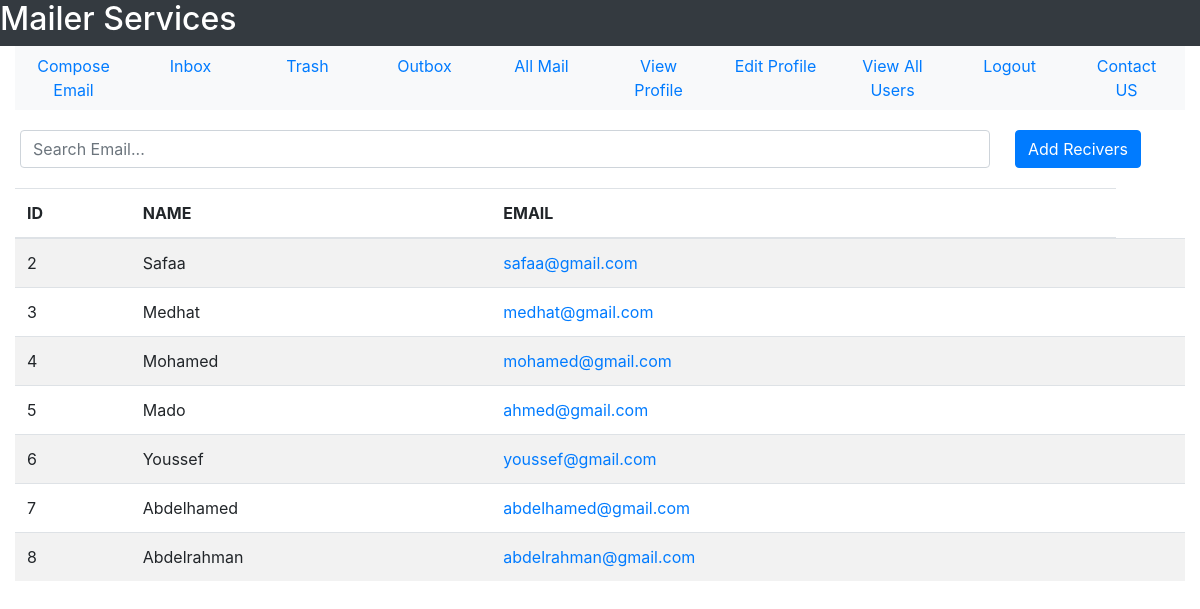
/All-Users (signed in), run on an earlier commit of the app's database.
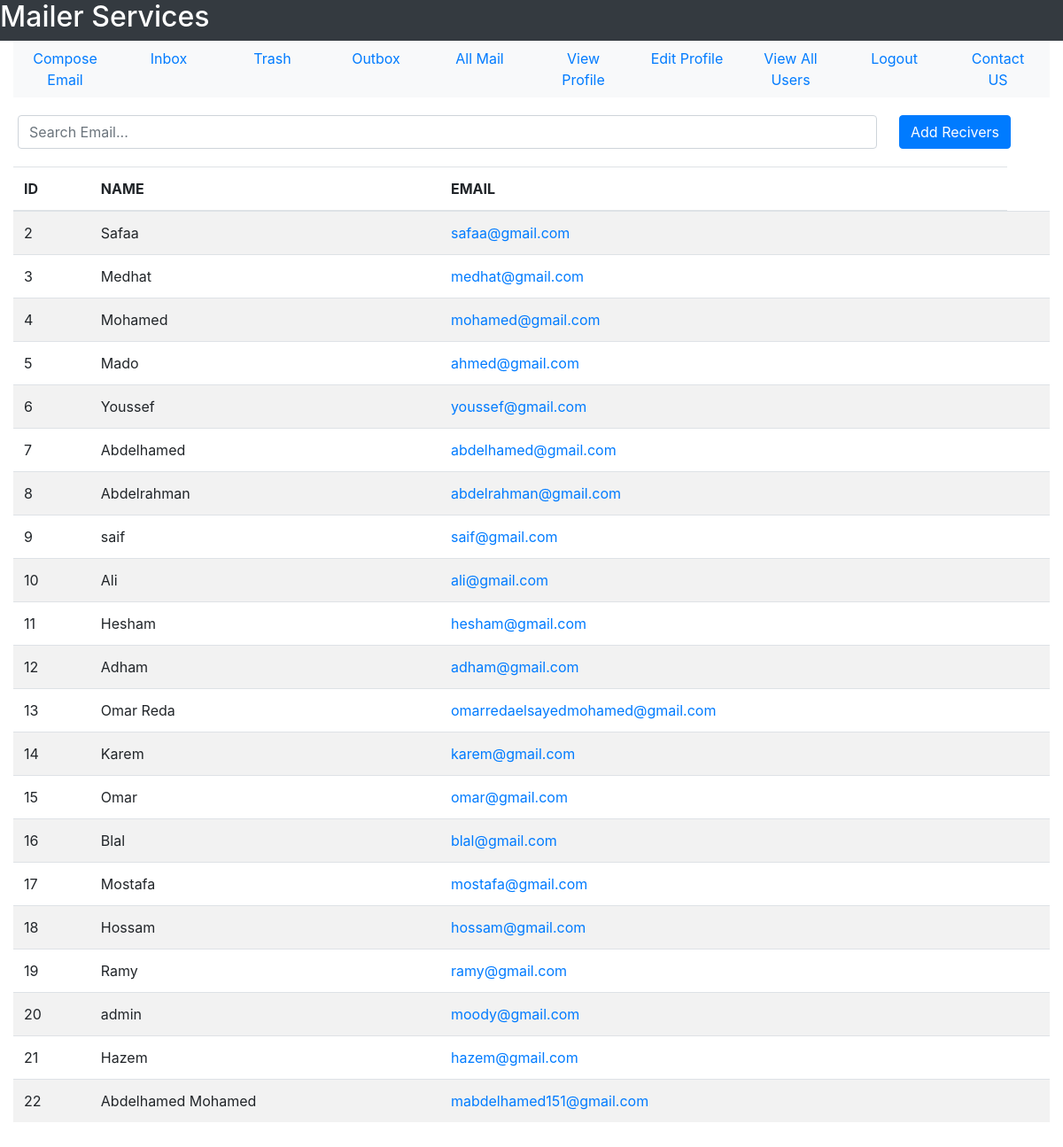
And on a later commit of the database.
### tables this page shows
CREATE TABLE user(user_id INTEGER PRIMARY KEY, user_name TEXT NOT NULL, user_email TEXT NOT NULL, user_password TEXT  NOT NULL, user_gender TEXT NOT NULL, user_date_of_birth TEXT NOT NULL, user_city TEXT NOT NULL, user_country TEXT NOT NULL, user_contact INTEGER, user_account_creation_date TEXT NOT NULL, user_active INTEGER DEFAULT 0 CHECK(user_active == 1 OR user_active == 0), visits INTEGER DEFAULT 0, UNIQUE(user_email));

### User/User_Profile/user.py (the view)
@user_profile_bp.route('/All-Users')
def view_all_users():
    if check_authentication() == False:
        return redirect(url_for('forms_bp.login_form_page'))
    sqlite_connection = sqlite3.connect('Mail_DB.db')
    select_allusers_query = """SELECT user_id , user_name, user_email FROM user WHERE user_id != ?;"""
    allUsers = sqlite_connection.execute(
        select_allusers_query, (get_user_id(session["email"]),)).fetchall()
    sqlite_connection.close()
    return render_template("User_Profile/allUsers.html", allUsers=allUsers, user_mail=session["email"])

### Forms/forms.py (called while the page is built)
def check_authentication():
    if session.get('email') == None:
        return False
    return True

### User/User_Mail/user_mail.py (called while the page is built)
def get_user_id(user_email):
    sqlite_connection = sqlite3.connect('MAIL_DB.db')
    select_user_query = """SELECT user_id FROM user WHERE user_email = ?;"""
    select_user_query_data = (user_email,)
    user_record = sqlite_connection.execute(
        select_user_query, select_user_query_data)
    user_id = 0
    for data in user_record:
        user_id = data[0]
    sqlite_connection.close()
    return user_id

### User/User_Profile/templates/User_Profile/allUsers.html (shortened to what this page needs)
<!DOCTYPE html>
<html lang = "en">
    <head>
        <link rel="stylesheet" href="https://maxcdn.bootstrapcdn.com/bootstrap/4.5.2/css/bootstrap.min.css">
    </head>
    <body>
        <div class = "container-fluid">
        <div class = "row bg-dark text-white">
            <h2>Mailer Services</h2>
        </div>
        <div>
            <ul class = "nav nav-justified bg-light">
                <li class = 'nav-item'>
                    <a href = "{{url_for('user_mail_bp.compose_email')}}" class = 'nav-link'>Compose Email</a>
                </li>
                <li class = 'nav-item'>
                    <a href = "{{url_for('user_mail_bp.see_inbox')}}" class = 'nav-link'>Inbox</a>
                </li>
                <li class = 'nav-item'>
                    <a href = "{{url_for('user_mail_bp.trash')}}" class = 'nav-link'>Trash</a>
                </li>
                <li class = 'nav-item'>
                    <a href = "{{url_for('user_mail_bp.see_outbox')}}" class = 'nav-link'>Outbox</a>
                </li>
                <li class = 'nav-item'>
                    <a href = "{{url_for('user_mail_bp.see_all_mail')}}" class = 'nav-link'>All Mail</a>
                </li>
                <li class = 'nav-item'>
                    <a href = "{{url_for('user_profile_bp.view_profile')}}" class = 'nav-link'>View Profile</a>
                </li>
                <li class = 'nav-item'>
                    <a href = "{{url_for('user_profile_bp.edit_profile_form')}}" class = 'nav-link'>Edit Profile</a>
                </li>
                <li class = 'nav-item'>
                    <a href = "{{url_for('user_profile_bp.view_all_users')}}" class = 'nav-link'>View All Users</a>
                </li>
                <li class = 'nav-item'>
                    <a href = "{{url_for('user_profile_bp.logout')}}" class = 'nav-link'>Logout</a>
                </li>
                <li class = 'nav-item'>
                    <a href = "{{url_for('user_profile_bp.contact_us')}}" class = 'nav-link'>Contact US</a>
                </li>
            </ul>
        </div>
        <div class = "row">
            <div class = "col-10">
                <input type = "text" class = "form-control" id = "userInput" placeholder = "Search Email..." style = "margin-top: 20px;margin-bottom: 20px;">
            </div>
            <div class = "col-2">
                <button class = "btn btn-primary" id = "addReceiversButton" style = "margin-top: 20px;">Add Recivers</button>
            </div>
        </div>
        <table class = "table table-striped">
            <thead>
            <tr>
                <th>ID</th>
                <th>NAME</th>
                <th>EMAIL</th>
            </tr>
            </thead>
            <tbody>
            {%for user in allUsers:%}
                <tr id = "row">
                    <td id = "userID">{{user[0]}}</td>
                    <td id = "userName">{{user[1]}}</td>
                    <td><a id = "userMail" href = "{{url_for('user_mail_bp.compose_to_email', user_mail = user[2])}}">{{user[2]}}</a></td>
                    <td><button class = "btn btn-primary btn-sm" id = "addBtns" style = "display: none;">Add</button></td>
                </tr>
            {%endfor%}
            </tbody>
        </table>
        <div>
        <table style = "height: 100px;">
            <tr>
                <td>
                </td>
                <td>
                </td>
                <td>
                </td>
                <td>
                </td>
                </tr>
        </table>
        </div>
        </div>
    </body>
    </html>

What changed in the data, as far as the page shows it:
added user: user_id "9", user_name "saif", user_email "saif@gmail.com"
added user: user_id "10", user_name "Ali", user_email "ali@gmail.com"
added user: user_id "11", user_name "Hesham", user_email "hesham@gmail.com"
added user: user_id "12", user_name "Adham", user_email "adham@gmail.com"
added user: user_id "13", user_name "Omar Reda", user_email "omarredaelsayedmohamed@gmail.com"
added user: user_id "14", user_name "Karem", user_email "karem@gmail.com"
added user: user_id "15", user_name "Omar", user_email "omar@gmail.com"
added user: user_id "16", user_name "Blal", user_email "blal@gmail.com"
added user: user_id "17", user_name "Mostafa", user_email "mostafa@gmail.com"
added user: user_id "18", user_name "Hossam", user_email "hossam@gmail.com"
added user: user_id "19", user_name "Ramy", user_email "ramy@gmail.com"
added user: user_id "20", user_name "admin", user_email "moody@gmail.com"
added user: user_id "21", user_name "Hazem", user_email "hazem@gmail.com"
added user: user_id "22", user_name "Abdelhamed Mohamed", user_email "mabdelhamed151@gmail.com"
